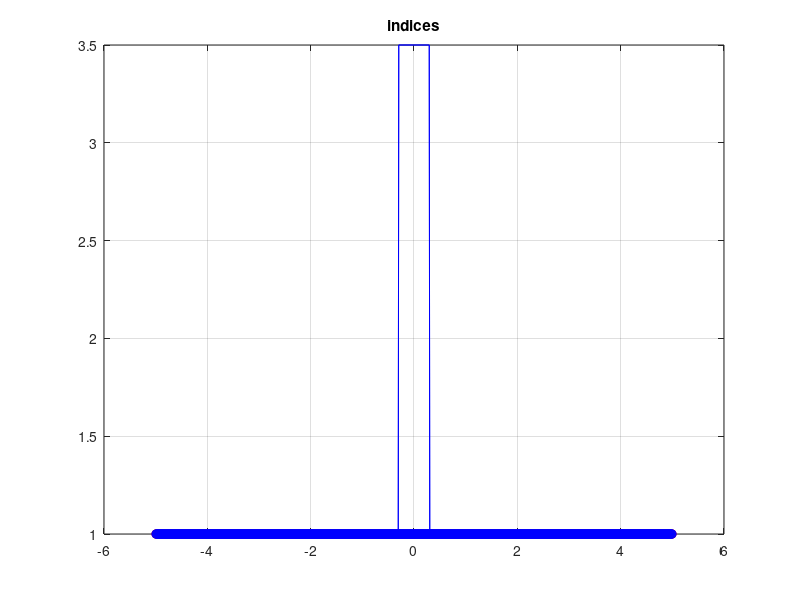

MATLAB code for this plot:
% WGgen : generateur d'une grille reguliere de type 
% differences/volumes finis
% Auteurs JC Toussaint & L Bastard - BE EM

% Bibliographie :
% Stern Progress in Electromagnetics Research (1995), PIER 10, 123-186
% Finite Difference Analysis of Planar Optical Waveguides
%

function g=WGgen
%clc
clear all
%close all

h=0.01;
g=uniform_grid(-5.0, 5.0, h);
g.lambda=1.;

% coordonnees des sommets du polygone
% decrivant une portion du guide
a = 0.3; %demi epaisseur du dielectrique en µm

node1 = [-5 -a];
node2 = [-a a];
node3 = [a 5];

indice=3.5;

%On fait un saut d'indice
g=insert(g, node1, 1);
g=insert(g, node2, indice);
g=insert(g, node3, 1)
end

function g=uniform_grid(xmin, xmax, hx)
g.x=xmin+hx/2:hx:xmax-hx/2;

g.p     = g.x(:);
g.Nx=length(g.x);
g.reg =zeros(g.Nx, 1);
g.indice =ones(g.Nx, 1);
g.N=g.Nx;
g.nrg=0;
g.dx=hx;

figure(1)
plot(g.p, g.indice, 'ro');
hold on
end

function g=insert(g, nodes, indice)
assert(length(nodes)==2, 'node length > 2')
figure(1)

xmin=nodes(1);
xmax=nodes(2);
xmin=min(xmin, xmax);
xmax=max(xmin, xmax);
lst_in=find((g.p>xmin) & (g.p<xmax));

g.nrg=g.nrg+1;
g.reg(lst_in)=g.nrg;
g.indice(lst_in)=indice;


plot(g.p, g.indice, 'b-')
plot(g.p(lst_in), ones(length(lst_in), 1), 'bo-')
grid on
hold on
title('indices')
drawnow()
end
